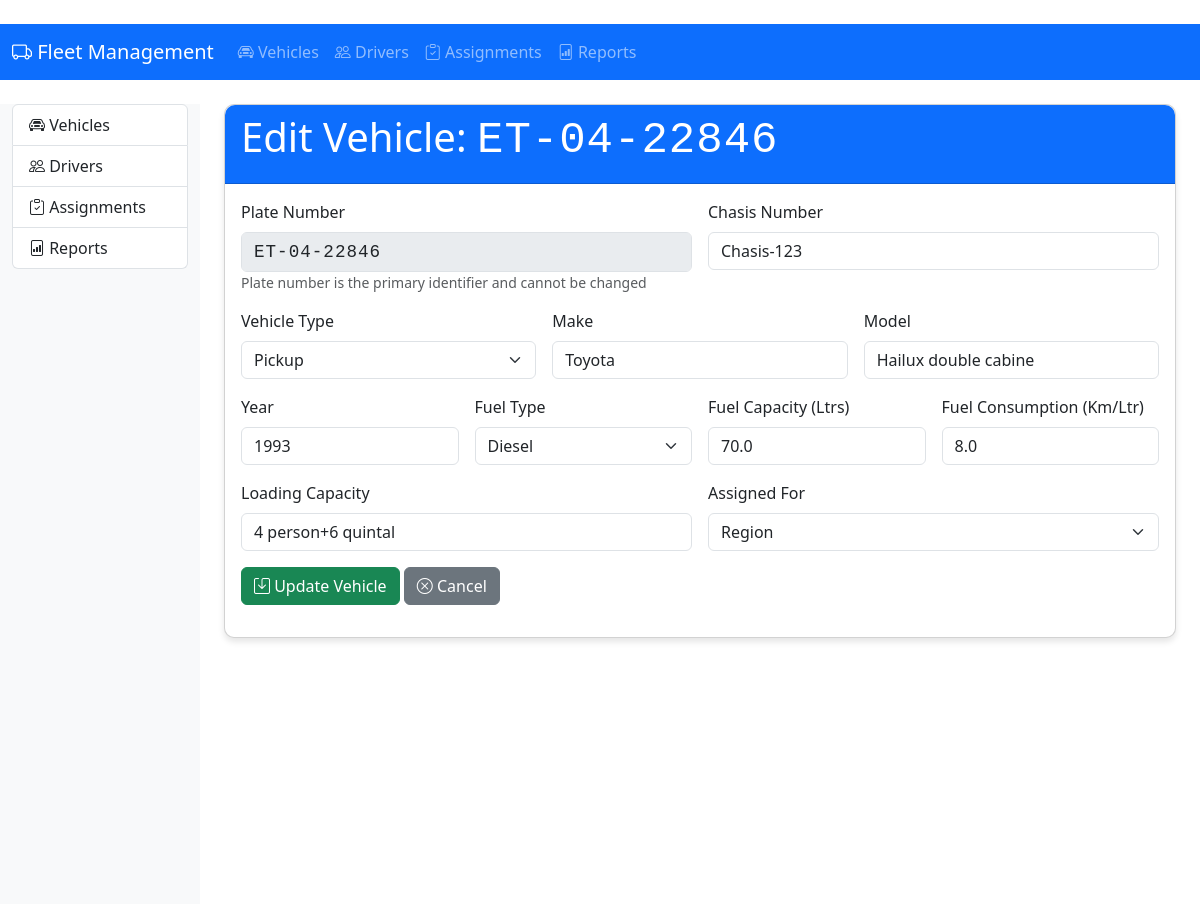
/vehicles/ET-04-22846, run on the app's committed database.
### app.py (models this page shows)
class Vehicle(db.Model):
    plate_number = db.Column(db.String(20), primary_key=True)
    chasis = db.Column(db.String(50), unique=True, nullable=False)
    vehicle_type = db.Column(Enum(*VEHICLE_TYPES, name='vehicle_types'))
    make = db.Column(db.String(50))
    model = db.Column(db.String(50))
    year = db.Column(db.String(4))
    fuel_type = db.Column(Enum(*FUEL_TYPES, name='fuel_types'))
    fuel_capacity = db.Column(db.Float)
    fuel_consumption = db.Column(db.Float)
    loading_capacity = db.Column(db.String(100))
    assigned_for = db.Column(Enum(*ASSIGNMENT_TYPES, name='assignment_types'))
    compliance = db.relationship('Compliance', backref='vehicle', uselist=False)
    maintenance = db.relationship('Maintenance', backref='vehicle')
    assignments = db.relationship('Assignment', backref='vehicle')

### app.py (the view, shortened to what this page needs)
@app.route('/vehicles/<plate_number>', methods=['GET', 'POST'])
def edit_vehicle(plate_number):
    vehicle = Vehicle.query.get_or_404(plate_number)
    return render_template('edit_vehicle.html', vehicle=vehicle)

### app.py (called while the page is built)
@app.before_request
def create_tables():
    db.create_all()

### templates/edit_vehicle.html (shortened to what this page needs)
﻿{% extends "base.html" %}
{% block content %}
<div class="container">
    <div class="card">
        <div class="card-header bg-primary text-white">
            <h1>Edit Vehicle: <span class="plate-badge">{{ vehicle.plate_number }}</span></h1>
        </div>
        <div class="card-body">
            <form method="POST">
                <div class="row g-3">
                    <div class="col-md-6">
                        <label class="form-label">Plate Number</label>
                        <input type="text" class="form-control plate-badge" value="{{ vehicle.plate_number }}" disabled>
                        <small class="form-text text-muted">Plate number is the primary identifier and cannot be changed</small>
                    </div>
                    <div class="col-md-6">
                        <label class="form-label">Chasis Number</label>
                        <input type="text" class="form-control" name="chasis" value="{{ vehicle.chasis }}" required>
                    </div>
                    <div class="col-md-4">
                        <label class="form-label">Vehicle Type</label>
                        <select class="form-select" name="vehicle_type" required>
                            <option value="{{ vehicle.vehicle_type }}" selected>{{ vehicle.vehicle_type }}</option>
                        </select>
                    </div>
                    <div class="col-md-4">
                        <label class="form-label">Make</label>
                        <input type="text" class="form-control" name="make" value="{{ vehicle.make }}">
                    </div>
                    <div class="col-md-4">
                        <label class="form-label">Model</label>
                        <input type="text" class="form-control" name="model" value="{{ vehicle.model }}">
                    </div>
                    <div class="col-md-3">
                        <label class="form-label">Year</label>
                        <input type="text" class="form-control" name="year" value="{{ vehicle.year }}" placeholder="YYYY" maxlength="4">
                    </div>
                    <div class="col-md-3">
                        <label class="form-label">Fuel Type</label>
                        <select class="form-select" name="fuel_type" required>
                            <option value="{{ vehicle.fuel_type }}" selected>{{ vehicle.fuel_type }}</option>
                        </select>
                    </div>
                    <div class="col-md-3">
                        <label class="form-label">Fuel Capacity (Ltrs)</label>
                        <input type="number" step="0.1" class="form-control" name="fuel_capacity" value="{{ vehicle.fuel_capacity }}">
                    </div>
                    <div class="col-md-3">
                        <label class="form-label">Fuel Consumption (Km/Ltr)</label>
                        <input type="number" step="0.1" class="form-control" name="fuel_consumption" value="{{ vehicle.fuel_consumption }}">
                    </div>
                    <div class="col-md-6">
                        <label class="form-label">Loading Capacity</label>
                        <input type="text" class="form-control" name="loading_capacity" value="{{ vehicle.loading_capacity }}" placeholder="Persons + Quintals">
                    </div>
                    <div class="col-md-6">
                        <label class="form-label">Assigned For</label>
                        <select class="form-select" name="assigned_for" required>
                            <option value="{{ vehicle.assigned_for }}" selected>{{ vehicle.assigned_for }}</option>
                        </select>
                    </div>
                    <div class="col-12">
                        <button type="submit" class="btn btn-success">
                            <i class="bi bi-save"></i> Update Vehicle
                        </button>
                        <a href="/vehicles" class="btn btn-secondary">
                            <i class="bi bi-x-circle"></i> Cancel
                        </a>
                    </div>
                </div>
            </form>
        </div>
    </div>
</div>
{% endblock %}

### templates/base.html (style rules this page uses)
.card { margin-bottom: 20px; border-radius: 10px; box-shadow: 0 4px 6px rgba(0,0,0,0.1); }
.card-header { border-radius: 10px 10px 0 0 !important; }
.plate-badge { font-family: monospace; font-size: 1.1em; letter-spacing: 1px; }

### data on the page
Vehicle: plate_number "ET-04-22846", chasis "Chasis-123", vehicle_type "Pickup", make "Toyota", model "Hailux double cabine", year "1993", fuel_type "Diesel", fuel_capacity "70.0", fuel_consumption "8.0", loading_capacity "4 person+6 quintal", assigned_for "Region"
